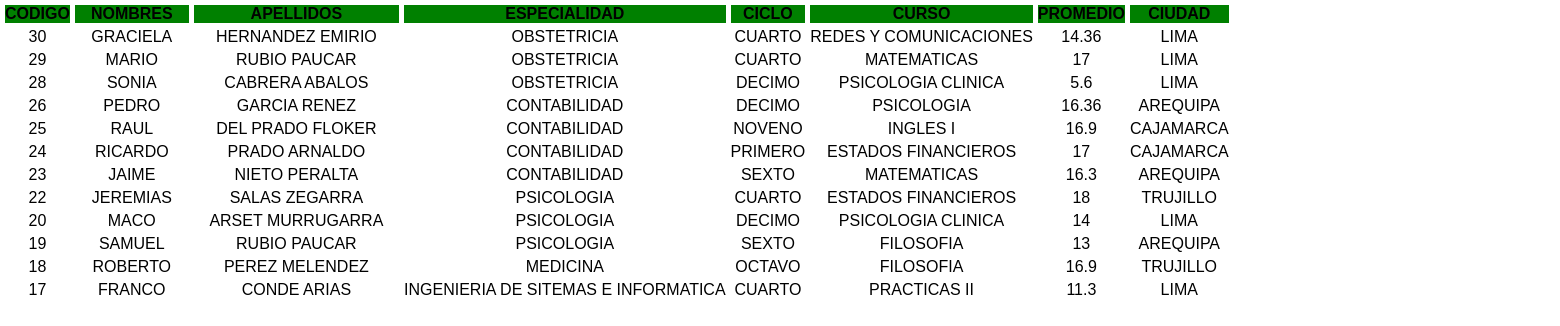
The app's page /listar.php with its own data.
### tables this page shows
CREATE TABLE `alumnos` (
  `codigo` int(11) NOT NULL,
  `nombres` varchar(50) NOT NULL,
  `apellidos` varchar(50) NOT NULL,
  `codespecialidad` int(11) NOT NULL,
  `codciclo` int(11) NOT NULL,
  `codcurso` int(11) NOT NULL,
  `promedio` float NOT NULL,
  `codciudad` int(11) NOT NULL
);

CREATE TABLE `especialidad` (
  `codigoespecialidad` int(11) NOT NULL,
  `especialidad` varchar(50) NOT NULL
);

CREATE TABLE `ciclo` (
  `codigocliclo` int(11) NOT NULL,
  `ciclo` varchar(50) NOT NULL
);

CREATE TABLE `curso` (
  `codigocurso` int(11) NOT NULL,
  `curso` varchar(50) NOT NULL
);

CREATE TABLE `ciudad` (
  `codigociudad` int(11) NOT NULL,
  `ciudad` varchar(50) NOT NULL
);

### listar.php (the view, shortened to what this page needs)
<?php
    $cn = Conectarse();
    $rslistar = "SELECT a.codigo, a.nombres, a.apellidos, e.especialidad, cl.ciclo, c.curso, a.promedio, ci.ciudad FROM alumnos a, especialidad e, ciclo cl, curso c, ciudad ci WHERE a.codigo = a.codigo AND a.codespecialidad = e.codigoespecialidad AND a.codciclo = cl.codigocliclo AND a.codcurso = c.codigocurso AND a.codciudad = ci.codigociudad ORDER by codigo desc LIMIT 0,30;";
    $listar = mysqli_query($cn,$rslistar);
?>
<!DOCTYPE html>
<html lang="en">
<head>
    <link rel="stylesheet" href="css/estilos.css">
</head>
<body>
    <div style="overflow: scroll; height: 300px; width: 180%;">
        <TABLE BORDER=0 CELLSPACING=5 CELLPADDING=5>
            <TR style="position: sticky;top: 0px; padding: 5px; background: green;">
                <TH>CODIGO</TH>
                <TH>NOMBRES</TH>
                <TH>APELLIDOS</TH>
                <TH>ESPECIALIDAD</TH>
                <TH>CICLO</TH>
                <TH>CURSO</TH>
                <TH>PROMEDIO</TH>
                <TH>CIUDAD</TH>
            </TR>
            <?php
                while($rslistar=mysqli_fetch_array($listar)){
            ?>
            <TR style="text-align: center;">
                <TD class="datos1"><?php echo $rslistar["codigo"];?></TD>
                <TD class="datos"><?php echo $rslistar["nombres"];?></TD>
                <TD class="datos1"><?php echo $rslistar["apellidos"];?></TD>
                <TD class="datos1"><?php echo $rslistar["especialidad"];?></TD>
                <TD class="datos1"><?php echo $rslistar["ciclo"];?></TD>
                <TD class="datos1"><?php echo $rslistar["curso"];?></TD>
                <TD class="datos1"><?php echo $rslistar["promedio"];?></TD>
                <TD class="datos1"><?php echo $rslistar["ciudad"];?></TD>
            </TR>
            <?php }?>
        </TABLE>
    </div>
</body>
</html>

### css/estilos.css (style rules this page uses)
* { font-family: Arial, Helvetica, sans-serif; padding: 0; margin: 0; box-sizing: border-box; }

### records on screen
alumnos: codigo "30", nombres "GRACIELA", apellidos "HERNANDEZ EMIRIO", especialidad.especialidad "OBSTETRICIA", ciclo.ciclo "CUARTO", curso.curso "REDES Y COMUNICACIONES", promedio "14.36", ciudad.ciudad "LIMA"
alumnos: codigo "29", nombres "MARIO", apellidos "RUBIO PAUCAR", especialidad.especialidad "OBSTETRICIA", ciclo.ciclo "CUARTO", curso.curso "MATEMATICAS", promedio "17", ciudad.ciudad "LIMA"
alumnos: codigo "28", nombres "SONIA", apellidos "CABRERA ABALOS", especialidad.especialidad "OBSTETRICIA", ciclo.ciclo "DECIMO", curso.curso "PSICOLOGIA CLINICA", promedio "5.6", ciudad.ciudad "LIMA"
alumnos: codigo "26", nombres "PEDRO", apellidos "GARCIA RENEZ", especialidad.especialidad "CONTABILIDAD", ciclo.ciclo "DECIMO", curso.curso "PSICOLOGIA", promedio "16.36", ciudad.ciudad "AREQUIPA"
alumnos: codigo "25", nombres "RAUL", apellidos "DEL PRADO FLOKER", especialidad.especialidad "CONTABILIDAD", ciclo.ciclo "NOVENO", curso.curso "INGLES I", promedio "16.9", ciudad.ciudad "CAJAMARCA"
alumnos: codigo "24", nombres "RICARDO", apellidos "PRADO ARNALDO", especialidad.especialidad "CONTABILIDAD", ciclo.ciclo "PRIMERO", curso.curso "ESTADOS FINANCIEROS", promedio "17", ciudad.ciudad "CAJAMARCA"
alumnos: codigo "23", nombres "JAIME", apellidos "NIETO PERALTA", especialidad.especialidad "CONTABILIDAD", ciclo.ciclo "SEXTO", curso.curso "MATEMATICAS", promedio "16.3", ciudad.ciudad "AREQUIPA"
alumnos: codigo "22", nombres "JEREMIAS", apellidos "SALAS ZEGARRA", especialidad.especialidad "PSICOLOGIA", ciclo.ciclo "CUARTO", curso.curso "ESTADOS FINANCIEROS", promedio "18", ciudad.ciudad "TRUJILLO"
alumnos: codigo "20", nombres "MACO", apellidos "ARSET MURRUGARRA", especialidad.especialidad "PSICOLOGIA", ciclo.ciclo "DECIMO", curso.curso "PSICOLOGIA CLINICA", promedio "14", ciudad.ciudad "LIMA"
alumnos: codigo "19", nombres "SAMUEL", apellidos "RUBIO PAUCAR", especialidad.especialidad "PSICOLOGIA", ciclo.ciclo "SEXTO", curso.curso "FILOSOFIA", promedio "13", ciudad.ciudad "AREQUIPA"
alumnos: codigo "18", nombres "ROBERTO", apellidos "PEREZ MELENDEZ", especialidad.especialidad "MEDICINA", ciclo.ciclo "OCTAVO", curso.curso "FILOSOFIA", promedio "16.9", ciudad.ciudad "TRUJILLO"
alumnos: codigo "17", nombres "FRANCO", apellidos "CONDE ARIAS", especialidad.especialidad "INGENIERIA DE SITEMAS E INFORMATICA", ciclo.ciclo "CUARTO", curso.curso "PRACTICAS II", promedio "11.3", ciudad.ciudad "LIMA"
